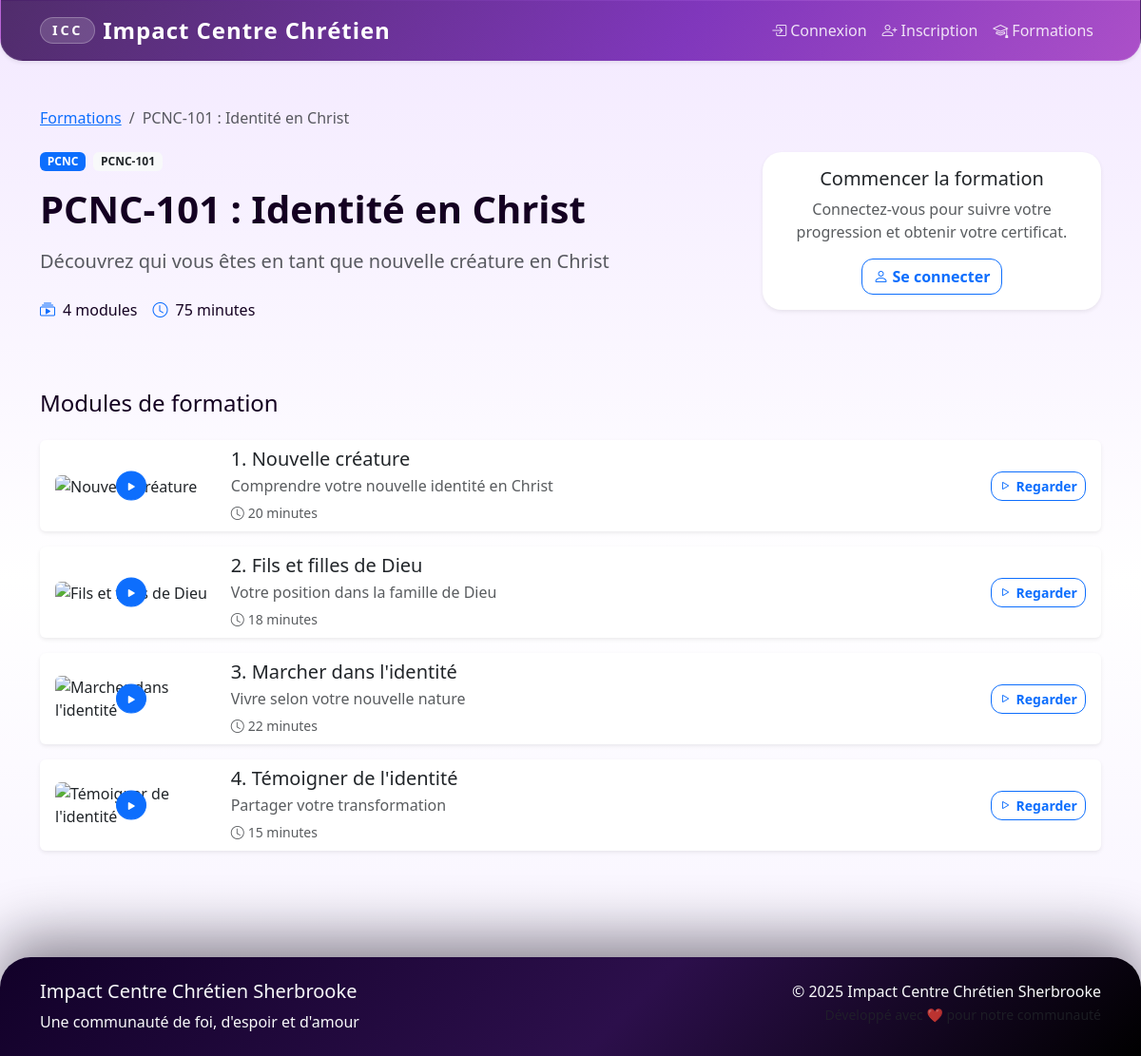
Page /formations/2 on the committed database.
### app/models/formation.py (models this page shows)
class Formation(db.Model):
    __tablename__ = 'formations'
    id = db.Column(db.Integer, primary_key=True)
    title = db.Column(db.String(200), nullable=False)
    description = db.Column(db.Text)
    category = db.Column(db.String(50), nullable=False)  # 'PCNC', 'BAPTEME', 'ATELIER'
    code = db.Column(db.String(20), unique=True)
    thumbnail_url = db.Column(db.String(500))
    duration_total = db.Column(db.Integer)  # en minutes
    is_active = db.Column(db.Boolean, default=True)
    order_index = db.Column(db.Integer, default=0)
    created_at = db.Column(db.DateTime, default=datetime.utcnow)
    updated_at = db.Column(db.DateTime, default=datetime.utcnow, onupdate=datetime.utcnow)
    modules = db.relationship('FormationModule', backref='formation', lazy=True, cascade='all, delete-orphan')
    user_progress = db.relationship('UserFormationProgress', backref='formation', lazy=True)

class FormationModule(db.Model):
    __tablename__ = 'formation_modules'
    id = db.Column(db.Integer, primary_key=True)
    formation_id = db.Column(db.Integer, db.ForeignKey('formations.id'), nullable=False)
    title = db.Column(db.String(200), nullable=False)
    description = db.Column(db.Text)
    video_url = db.Column(db.String(500), nullable=False)
    video_id = db.Column(db.String(50))  # YouTube video ID
    thumbnail_url = db.Column(db.String(500))
    duration = db.Column(db.Integer)  # en minutes
    order_index = db.Column(db.Integer, default=0)
    is_active = db.Column(db.Boolean, default=True)
    created_at = db.Column(db.DateTime, default=datetime.utcnow)
    user_progress = db.relationship('UserModuleProgress', backref='module', lazy=True)

### app/routes/formations.py (the view, shortened to what this page needs)
@formations_bp.route('/<int:formation_id>')
def detail(formation_id):
    formation = Formation.query.get_or_404(formation_id)
    modules = FormationModule.query.filter_by(
        formation_id=formation_id,
        is_active=True
    ).order_by(FormationModule.order_index).all()
    user_progress = None
    module_progress = {}
    return render_template('formations/detail.html',
                         formation=formation,
                         modules=modules,
                         user_progress=user_progress,
                         module_progress=module_progress)

### app/templates/formations/detail.html (shortened to what this page needs)
{% extends "base.html" %}
{% block content %}
<div class="container py-4">
    <nav aria-label="breadcrumb" class="mb-4">
        <ol class="breadcrumb">
            <li class="breadcrumb-item"><a href="{{ url_for('formations.index') }}">Formations</a></li>
            <li class="breadcrumb-item active">{{ formation.title }}</li>
        </ol>
    </nav>
    <div class="row mb-5">
        <div class="col-lg-8">
            <div class="d-flex align-items-center mb-3">
                <span class="badge bg-primary me-2">{{ formation.category }}</span>
                {% if formation.code %}
                <span class="badge bg-light text-dark">{{ formation.code }}</span>
                {% endif %}
            </div>
            <h1 class="display-6 fw-bold mb-3">{{ formation.title }}</h1>
            <p class="lead text-muted mb-4">{{ formation.description }}</p>
            <div class="row g-3 mb-4">
                <div class="col-auto">
                    <div class="d-flex align-items-center">
                        <i class="bi bi-collection-play me-2 text-primary"></i>
                        <span>{{ modules|length }} modules</span>
                    </div>
                </div>
                <div class="col-auto">
                    <div class="d-flex align-items-center">
                        <i class="bi bi-clock me-2 text-primary"></i>
                        <span>{{ formation.duration_total }} minutes</span>
                    </div>
                </div>
            </div>
        </div>
        <div class="col-lg-4">
            {% if current_user.is_authenticated and user_progress %}
            <div class="card border-0 shadow-sm">
                <div class="card-body text-center">
                    <h5 class="card-title">Votre progression</h5>
                    <div class="progress mb-3" style="height: 10px;">
                        <div class="progress-bar" role="progressbar"
                             style="width: {{ user_progress.progress_percentage }}%"
                             aria-valuenow="{{ user_progress.progress_percentage }}"
                             aria-valuemin="0" aria-valuemax="100"></div>
                    </div>
                    <p class="text-muted">{{ user_progress.progress_percentage }}% terminé</p>
                    {% if user_progress.status == 'COMPLETED' %}
                    <div class="alert alert-success">
                        <i class="bi bi-check-circle me-2"></i>Formation terminée !
                    </div>
                    <a href="#" class="btn btn-success">
                        <i class="bi bi-download me-1"></i>Télécharger le certificat
                    </a>
                    {% else %}
                    <a href="{{ url_for('formations.watch_module', formation_id=formation.id, module_id=modules[0].id) }}"
                       class="btn btn-primary">
                        <i class="bi bi-play-circle me-1"></i>
                        {% if user_progress.status == 'NOT_STARTED' %}Commencer{% else %}Continuer{% endif %}
                    </a>
                    {% endif %}
                </div>
            </div>
            {% else %}
            <div class="card border-0 shadow-sm">
                <div class="card-body text-center">
                    <h5 class="card-title">Commencer la formation</h5>
                    <p class="text-muted">Connectez-vous pour suivre votre progression et obtenir votre certificat.</p>
                    {% if current_user.is_authenticated %}
                    <a href="{{ url_for('formations.watch_module', formation_id=formation.id, module_id=modules[0].id) }}"
                       class="btn btn-primary">
                        <i class="bi bi-play-circle me-1"></i>Commencer
                    </a>
                    {% else %}
                    <a href="{{ url_for('auth.login') }}" class="btn btn-outline-primary">
                        <i class="bi bi-person me-1"></i>Se connecter
                    </a>
                    {% endif %}
                </div>
            </div>
            {% endif %}
        </div>
    </div>
    <div class="row">
        <div class="col-12">
            <h2 class="h4 mb-4">Modules de formation</h2>
            <div class="list-group">
                {% for module in modules %}
                <div class="list-group-item list-group-item-action border-0 shadow-sm mb-3 rounded">
                    <div class="row align-items-center">
                        <div class="col-md-2">
                            <div class="position-relative">
                                <div class="position-absolute top-50 start-50 translate-middle">
                                    <div class="btn btn-primary btn-sm rounded-circle">
                                        <i class="bi bi-play-fill"></i>
                                    </div>
                                </div>
                            </div>
                        </div>
                        <div class="col-md-7">
                            <h5 class="mb-1">{{ loop.index }}. {{ module.title }}</h5>
                            <p class="mb-1 text-muted">{{ module.description }}</p>
                            <small class="text-muted">
                                <i class="bi bi-clock me-1"></i>{{ module.duration }} minutes
                            </small>
                        </div>
                        <div class="col-md-3 text-end">
                            <div>
                                <a href="{{ url_for('formations.watch_module', formation_id=formation.id, module_id=module.id) }}"
                                   class="btn btn-outline-primary btn-sm">
                                    <i class="bi bi-play me-1"></i>Regarder
                                </a>
                            </div>
                        </div>
                    </div>
                </div>
                {% endfor %}
            </div>
        </div>
    </div>
</div>
{% endblock %}

### app/static/css/style.css (style rules this page uses)
:root { --primary-color: #4b0f6a; --secondary-color: #7c2cbd; --success-color: #00c2c7; --warning-color: #ffc857; --danger-color: #ff5f7e; --info-color: #8ad8ff; --light-color: #f7efff; --dark-color: #140021; --brand-gradient: linear-gradient(120deg, #320852, #7c2cbd 60%, #b454d2); --brand-gold: #ffc857; --brand-teal: #00c2c7; --brand-berry: #ff5f7e; --brand-midnight: #080010; --brand-soft: #f3e9ff; --glass-border: rgba(255, 255, 255, 0.35); --surface-shadow: 0 25px 60px rgba(26, 9, 45, 0.15); --bs-primary: var(--primary-color); --bs-secondary: var(--secondary-color); --bs-success: var(--success-color); --bs-info: var(--info-color); --bs-warning: var(--warning-color); --bs-danger: var(--danger-color); --bs-light: var(--light-color); --bs-dark: var(--dark-color); }
body { font-family: 'Segoe UI', Tahoma, Geneva, Verdana, sans-serif; background: linear-gradient(180deg, var(--brand-soft) 0%, #ffffff 55%, #f7f2ff 100%); color: var(--dark-color); min-height: 100vh; }
.btn { border-radius: 0.75rem; font-weight: 600; }
.card { border: 1px solid rgba(20, 0, 33, 0.06); border-radius: 1.25rem; box-shadow: 0 20px 50px rgba(15, 6, 26, 0.08); transition: transform 0.2s ease, box-shadow 0.2s ease; background-color: #fff; }

### rows in the picture
Formation: title "PCNC-101 : Identité en Christ", category "PCNC", code "PCNC-101", description "Découvrez qui vous êtes en tant que nouvelle créature en Christ", duration_total "75"
FormationModule: title "Nouvelle créature", description "Comprendre votre nouvelle identité en Christ", duration "20"
FormationModule: title "Fils et filles de Dieu", description "Votre position dans la famille de Dieu", duration "18"
FormationModule: title "Marcher dans l'identité", description "Vivre selon votre nouvelle nature", duration "22"
FormationModule: title "Témoigner de l'identité", description "Partager votre transformation", duration "15"

### other values in the picture
{{ modules|length }} "4"
{{ current_year() }} "2025"
